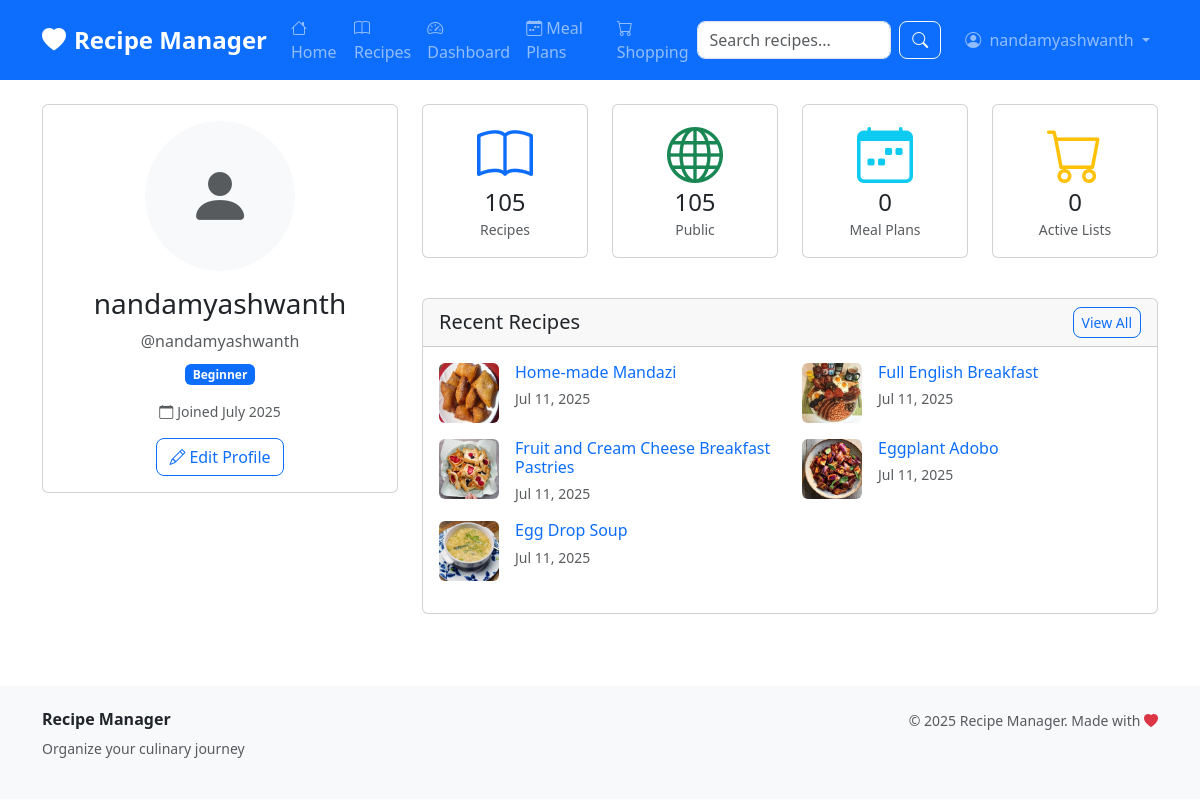
The page /users/profile/detail/ (signed in) on the database its author committed.
### apps/users/models.py (models this page shows, shortened)
class User(AbstractUser):
    email = models.EmailField(unique=True)
    first_name = models.CharField(max_length=30)
    last_name = models.CharField(max_length=30)
    avatar = models.ImageField(upload_to='avatars/', blank=True, null=True)
    bio = models.TextField(max_length=500, blank=True)
    location = models.CharField(max_length=100, blank=True)
    birth_date = models.DateField(null=True, blank=True)
    dietary_preferences = models.CharField(max_length=200, blank=True)
    cooking_skill_level = models.CharField(
        max_length=20,
        choices=[
            ('beginner', 'Beginner'),
            ('intermediate', 'Intermediate'),
            ('advanced', 'Advanced'),
            ('expert', 'Expert'),
        ],
        default='beginner'
    )

### apps/recipes/models.py (models this page shows, shortened)
class Recipe(models.Model):
    DIFFICULTY_CHOICES = [
        ('easy', 'Easy'),
        ('medium', 'Medium'),
        ('hard', 'Hard'),
    ]
    title = models.CharField(max_length=200)
    description = models.TextField()
    instructions = models.TextField()
    prep_time = models.PositiveIntegerField(help_text='Preparation time in minutes')
    cook_time = models.PositiveIntegerField(help_text='Cooking time in minutes')
    servings = models.PositiveIntegerField(default=4)
    difficulty = models.CharField(max_length=10, choices=DIFFICULTY_CHOICES, default='easy')
    author = models.ForeignKey(User, on_delete=models.CASCADE, related_name='recipes')
    category = models.ForeignKey(Category, on_delete=models.SET_NULL, null=True, blank=True)
    tags = models.ManyToManyField(Tag, blank=True)
    image = models.ImageField(upload_to='recipes/', blank=True, null=True)
    created_at = models.DateTimeField(auto_now_add=True)
    updated_at = models.DateTimeField(auto_now=True)
    is_public = models.BooleanField(default=True)
    featured = models.BooleanField(default=False)
    class Meta:
        ordering = ['-created_at']
    def get_absolute_url(self):
        return reverse('recipes:detail', kwargs={'pk': self.pk})

### apps/users/views.py (the view)
# urls.py: path('profile/detail/', views.profile_detail, name='profile_detail'),
@login_required
def profile_detail(request):
    user = request.user
    total_recipes = user.recipes.count()
    public_recipes = user.recipes.filter(is_public=True).count()
    recent_recipes = user.recipes.order_by('-created_at')[:5]
    from apps.meal_planning.models import MealPlan
    total_meal_plans = MealPlan.objects.filter(user=user).count()
    from apps.shopping.models import ShoppingList
    active_shopping_lists = ShoppingList.objects.filter(user=user, completed=False).count()
    context = {
        'user': user,
        'total_recipes': total_recipes,
        'public_recipes': public_recipes,
        'recent_recipes': recent_recipes,
        'total_meal_plans': total_meal_plans,
        'active_shopping_lists': active_shopping_lists,
    }
    return render(request, 'users/profile_detail.html', context)

### templates/users/profile_detail.html (shortened to what this page needs)
{% extends 'base.html' %}
{% load static %}
{% block content %}
<div class="container">
    <div class="row">
        <div class="col-md-4">
            <div class="card">
                <div class="card-body text-center">
                    {% if user.avatar %}
                        <img src="{{ user.avatar.url }}" alt="Avatar" class="rounded-circle mb-3" width="150" height="150" style="object-fit: cover;">
                    {% else %}
                        <div class="bg-light rounded-circle mx-auto mb-3 d-flex align-items-center justify-content-center" style="width: 150px; height: 150px;">
                            <i class="bi bi-person-fill display-3 text-muted"></i>
                        </div>
                    {% endif %}
                    <h3>{{ user.get_full_name|default:user.username }}</h3>
                    <p class="text-muted mb-2">@{{ user.username }}</p>
                    <div class="mb-3">
                        <span class="badge bg-primary">{{ user.get_cooking_skill_level_display }}</span>
                    </div>
                    <p class="text-muted small">
                        <i class="bi bi-calendar me-1"></i>Joined {{ user.date_joined|date:"F Y" }}
                    </p>
                    <a href="{% url 'users:profile' %}" class="btn btn-outline-primary">
                        <i class="bi bi-pencil me-1"></i>Edit Profile
                    </a>
                </div>
            </div>
        </div>
        <div class="col-md-8">
            <div class="row mb-4">
                <div class="col-md-3 col-6 mb-3">
                    <div class="card text-center h-100">
                        <div class="card-body">
                            <i class="bi bi-book display-4 text-primary mb-2"></i>
                            <h4 class="mb-0">{{ total_recipes }}</h4>
                            <small class="text-muted">Recipes</small>
                        </div>
                    </div>
                </div>
                <div class="col-md-3 col-6 mb-3">
                    <div class="card text-center h-100">
                        <div class="card-body">
                            <i class="bi bi-globe display-4 text-success mb-2"></i>
                            <h4 class="mb-0">{{ public_recipes }}</h4>
                            <small class="text-muted">Public</small>
                        </div>
                    </div>
                </div>
                <div class="col-md-3 col-6 mb-3">
                    <div class="card text-center h-100">
                        <div class="card-body">
                            <i class="bi bi-calendar-week display-4 text-info mb-2"></i>
                            <h4 class="mb-0">{{ total_meal_plans }}</h4>
                            <small class="text-muted">Meal Plans</small>
                        </div>
                    </div>
                </div>
                <div class="col-md-3 col-6 mb-3">
                    <div class="card text-center h-100">
                        <div class="card-body">
                            <i class="bi bi-cart display-4 text-warning mb-2"></i>
                            <h4 class="mb-0">{{ active_shopping_lists }}</h4>
                            <small class="text-muted">Active Lists</small>
                        </div>
                    </div>
                </div>
            </div>
            <div class="card">
                <div class="card-header d-flex justify-content-between align-items-center">
                    <h5 class="mb-0">Recent Recipes</h5>
                    <a href="{% url 'recipes:my_recipes' %}" class="btn btn-sm btn-outline-primary">View All</a>
                </div>
                <div class="card-body">
                    {% if recent_recipes %}
                        <div class="row">
                            {% for recipe in recent_recipes %}
                            <div class="col-md-6 mb-3">
                                <div class="d-flex">
                                    {% if recipe.image %}
                                        <img src="{{ recipe.image.url }}" alt="{{ recipe.title }}" class="rounded me-3" style="width: 60px; height: 60px; object-fit: cover;">
                                    {% else %}
                                        <div class="bg-light rounded me-3 d-flex align-items-center justify-content-center" style="width: 60px; height: 60px;">
                                            <i class="bi bi-image text-muted"></i>
                                        </div>
                                    {% endif %}
                                    <div class="flex-grow-1">
                                        <h6 class="mb-1">
                                            <a href="{{ recipe.get_absolute_url }}" class="text-decoration-none">{{ recipe.title }}</a>
                                        </h6>
                                        <small class="text-muted">{{ recipe.created_at|date:"M d, Y" }}</small>
                                    </div>
                                </div>
                            </div>
                            {% endfor %}
                        </div>
                    {% else %}
                        <div class="text-center py-4">
                            <i class="bi bi-book display-4 text-muted mb-3"></i>
                            <p class="text-muted">No recipes yet. <a href="{% url 'recipes:create' %}">Create your first recipe</a>!</p>
                        </div>
                    {% endif %}
                </div>
            </div>
        </div>
    </div>
</div>
{% endblock %}

### templates/base.html (shortened to what this page needs)
<!DOCTYPE html>
<html lang="en">
<head>
    <link href="https://cdn.jsdelivr.net/npm/bootstrap@5.3.0/dist/css/bootstrap.min.css" rel="stylesheet">
    <link rel="stylesheet" href="https://cdn.jsdelivr.net/npm/bootstrap-icons@1.11.0/font/bootstrap-icons.css">
    {% load static %}
    <link rel="stylesheet" href="{% static 'css/style.css' %}">
</head>
<body>
    <nav class="navbar navbar-expand-lg navbar-dark bg-primary">
        <div class="container">
            <a class="navbar-brand fw-bold" href="{% url 'core:home' %}">
                <i class="bi bi-heart-fill me-2"></i>Recipe Manager
            </a>
            <div class="collapse navbar-collapse" id="navbarNav">
                <ul class="navbar-nav me-auto">
                    <li class="nav-item">
                        <a class="nav-link" href="{% url 'core:home' %}">
                            <i class="bi bi-house me-1"></i>Home
                        </a>
                    </li>
                    <li class="nav-item">
                        <a class="nav-link" href="{% url 'recipes:list' %}">
                            <i class="bi bi-book me-1"></i>Recipes
                        </a>
                    </li>
                    {% if user.is_authenticated %}
                    <li class="nav-item">
                        <a class="nav-link" href="{% url 'core:dashboard' %}">
                            <i class="bi bi-speedometer2 me-1"></i>Dashboard
                        </a>
                    </li>
                    <li class="nav-item">
                        <a class="nav-link" href="{% url 'meal_planning:calendar' %}">
                            <i class="bi bi-calendar-week me-1"></i>Meal Plans
                        </a>
                    </li>
                    <li class="nav-item">
                        <a class="nav-link" href="{% url 'shopping:lists' %}">
                            <i class="bi bi-cart me-1"></i>Shopping
                        </a>
                    </li>
                    {% endif %}
                </ul>
                <form class="d-flex me-3" method="GET" action="{% url 'recipes:list' %}">
                    <input class="form-control me-2" type="search" name="search" placeholder="Search recipes..."
                           value="{{ request.GET.search }}">
                    <button class="btn btn-outline-light" type="submit">
                        <i class="bi bi-search"></i>
                    </button>
                </form>
                <ul class="navbar-nav">
                    {% if user.is_authenticated %}
                        <li class="nav-item dropdown">
                            <a class="nav-link dropdown-toggle" href="#" role="button" data-bs-toggle="dropdown">
                                {% if user.avatar %}
                                    <img src="{{ user.avatar.url }}" alt="Avatar" class="rounded-circle me-1" width="24" height="24">
                                {% else %}
                                    <i class="bi bi-person-circle me-1"></i>
                                {% endif %}
                                {{ user.first_name|default:user.username }}
                            </a>
                        </li>
                    {% endif %}
                </ul>
            </div>
        </div>
    </nav>
    <main class="py-4">
        {% block content %}{% endblock %}
    </main>
    <footer class="bg-light py-4 mt-5">
        <div class="container">
            <div class="row">
                <div class="col-md-6">
                    <h6 class="fw-bold">Recipe Manager</h6>
                    <p class="text-muted small">Organize your culinary journey</p>
                </div>
                <div class="col-md-6 text-md-end">
                    <p class="text-muted small mb-0">
                        &copy; {% now "Y" %} Recipe Manager. Made with <i class="bi bi-heart-fill text-danger"></i>
                    </p>
                </div>
            </div>
        </div>
    </footer>
</body>
</html>

### static/css/style.css (style rules this page uses)
body { font-family: 'Segoe UI', Tahoma, Geneva, Verdana, sans-serif; }
.navbar-brand { font-size: 1.5rem; }
.card { transition: transform 0.2s ease-in-out; }
.btn { border-radius: 8px; }
.form-control, .form-select { border-radius: 8px; }

### rows shown on the page
User: first_name "nandamyashwanth", get_full_name "nandamyashwanth", username "nandamyashwanth", cooking_skill_level "Beginner", date_joined "July 2025"
Recipe: image (picture), title "Home-made Mandazi", created_at "Jul 11, 2025"
Recipe: image (picture), title "Full English Breakfast", created_at "Jul 11, 2025"
Recipe: image (picture), title "Fruit and Cream Cheese Breakfast Pastries", created_at "Jul 11, 2025"
Recipe: image (picture), title "Eggplant Adobo", created_at "Jul 11, 2025"
Recipe: image (picture), title "Egg Drop Soup", created_at "Jul 11, 2025"

### other values the page prints
{{ total_recipes }} "105"
{{ public_recipes }} "105"
{{ total_meal_plans }} "0"
{{ active_shopping_lists }} "0"
